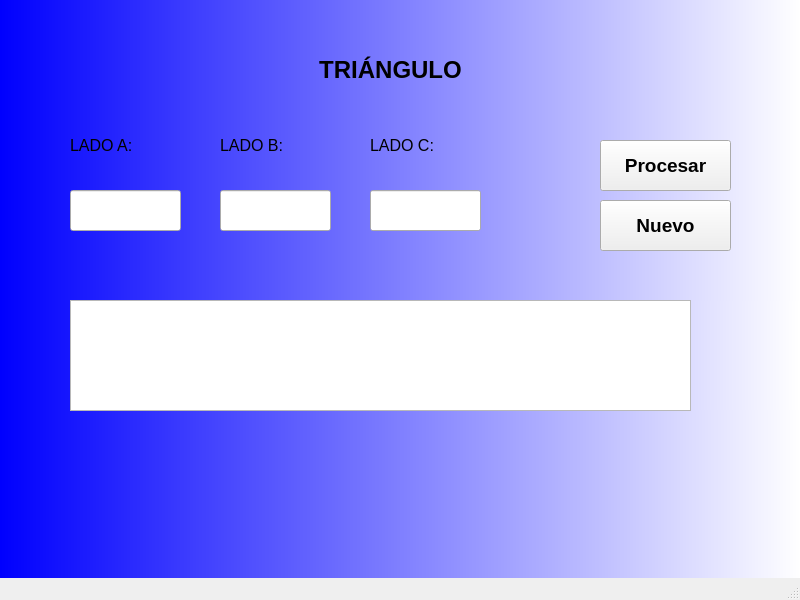
<?xml version="1.0" encoding="UTF-8"?>
<ui version="4.0">
 <class>MainWindow</class>
 <widget class="QMainWindow" name="MainWindow">
  <property name="geometry">
   <rect>
    <x>0</x>
    <y>0</y>
    <width>800</width>
    <height>600</height>
   </rect>
  </property>
  <property name="windowTitle">
   <string>MainWindow</string>
  </property>
  <property name="styleSheet">
   <string notr="true">QWidget#centralwidget{
background-color: qlineargradient(spread:pad, x1:0, y1:0, x2:1, y2:0, stop:0 rgba(0, 0, 254, 255), stop:1 rgba(255, 255, 255, 255));}</string>
  </property>
  <widget class="QWidget" name="centralwidget">
   <widget class="QLabel" name="label">
    <property name="geometry">
     <rect>
      <x>290</x>
      <y>50</y>
      <width>201</width>
      <height>41</height>
     </rect>
    </property>
    <property name="font">
     <font>
      <pointsize>18</pointsize>
      <weight>75</weight>
      <bold>true</bold>
     </font>
    </property>
    <property name="text">
     <string>&lt;html&gt;&lt;head/&gt;&lt;body&gt;&lt;p align=&quot;center&quot;&gt;TRIÁNGULO&lt;/p&gt;&lt;/body&gt;&lt;/html&gt;</string>
    </property>
   </widget>
   <widget class="QLabel" name="label_2">
    <property name="geometry">
     <rect>
      <x>70</x>
      <y>130</y>
      <width>101</width>
      <height>31</height>
     </rect>
    </property>
    <property name="font">
     <font>
      <pointsize>12</pointsize>
     </font>
    </property>
    <property name="text">
     <string>LADO A:</string>
    </property>
   </widget>
   <widget class="QLabel" name="label_3">
    <property name="geometry">
     <rect>
      <x>370</x>
      <y>130</y>
      <width>101</width>
      <height>31</height>
     </rect>
    </property>
    <property name="font">
     <font>
      <pointsize>12</pointsize>
     </font>
    </property>
    <property name="text">
     <string>LADO C:</string>
    </property>
   </widget>
   <widget class="QLabel" name="label_4">
    <property name="geometry">
     <rect>
      <x>220</x>
      <y>130</y>
      <width>101</width>
      <height>31</height>
     </rect>
    </property>
    <property name="font">
     <font>
      <pointsize>12</pointsize>
     </font>
    </property>
    <property name="text">
     <string>LADO B:</string>
    </property>
   </widget>
   <widget class="QLineEdit" name="txtA">
    <property name="geometry">
     <rect>
      <x>70</x>
      <y>190</y>
      <width>111</width>
      <height>41</height>
     </rect>
    </property>
    <property name="font">
     <font>
      <pointsize>10</pointsize>
     </font>
    </property>
   </widget>
   <widget class="QLineEdit" name="txtB">
    <property name="geometry">
     <rect>
      <x>220</x>
      <y>190</y>
      <width>111</width>
      <height>41</height>
     </rect>
    </property>
    <property name="font">
     <font>
      <pointsize>10</pointsize>
     </font>
    </property>
   </widget>
   <widget class="QLineEdit" name="txtC">
    <property name="geometry">
     <rect>
      <x>370</x>
      <y>190</y>
      <width>111</width>
      <height>41</height>
     </rect>
    </property>
    <property name="font">
     <font>
      <pointsize>10</pointsize>
     </font>
    </property>
   </widget>
   <widget class="QPushButton" name="btnProcesar">
    <property name="geometry">
     <rect>
      <x>600</x>
      <y>140</y>
      <width>131</width>
      <height>51</height>
     </rect>
    </property>
    <property name="font">
     <font>
      <pointsize>14</pointsize>
      <weight>75</weight>
      <bold>true</bold>
     </font>
    </property>
    <property name="text">
     <string>Procesar</string>
    </property>
   </widget>
   <widget class="QPushButton" name="btnNuevo">
    <property name="geometry">
     <rect>
      <x>600</x>
      <y>200</y>
      <width>131</width>
      <height>51</height>
     </rect>
    </property>
    <property name="font">
     <font>
      <pointsize>14</pointsize>
      <weight>75</weight>
      <bold>true</bold>
     </font>
    </property>
    <property name="text">
     <string>Nuevo</string>
    </property>
   </widget>
   <widget class="QPlainTextEdit" name="txtR">
    <property name="geometry">
     <rect>
      <x>70</x>
      <y>300</y>
      <width>621</width>
      <height>111</height>
     </rect>
    </property>
   </widget>
  </widget>
  <widget class="QMenuBar" name="menubar">
   <property name="geometry">
    <rect>
     <x>0</x>
     <y>0</y>
     <width>800</width>
     <height>26</height>
    </rect>
   </property>
  </widget>
  <widget class="QStatusBar" name="statusbar"/>
 </widget>
 <resources/>
 <connections/>
</ui>
